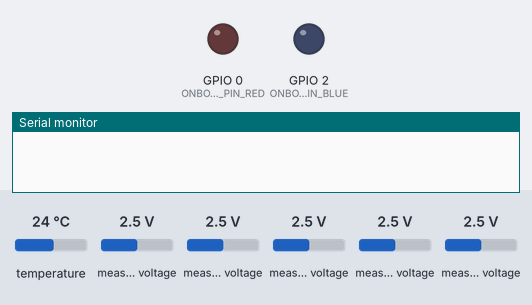
This sketch was run on a simulated ESP8266 (NodeMCU). Shown: output pins drawn as LEDs (lit = HIGH), the last lines printed to the serial monitor. Inputs (shaded band) come from the test bench; at power-on: measured voltage 2.5 V, temperature 24 °C. WiFi joins after 1.5 s; servers stay silent unless stated; uploads are accepted with an empty reply; the local clock reads 2024-03-15 10:24:30 at power-on unless the sketch sets it.

Above: at 0.0 s.
At 2.2 s:
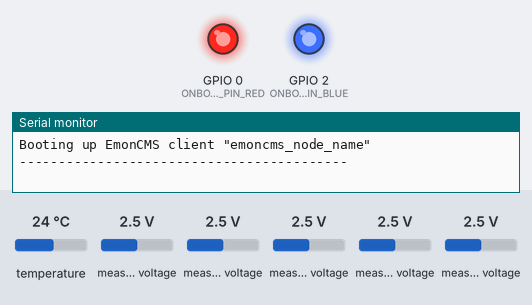
2.3 s: measured voltage (sensor 200) set to 0.1 V
4.0 s: measured voltage (sensor 202) set to 1.2 V
16.9 s: measured voltage (sensor 200) set to 2.5 V
Timing chart, 0 to 32.9 s (numbered marks = the images above; inputs shaded):
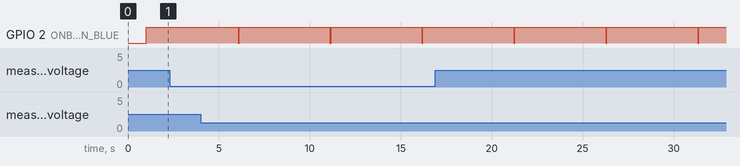

The sketch:

huzzah_esp8266_emoncms_ssl_mcp3008.ino
```cpp
#include <ESP8266WiFi.h>
#include <ESP8266WiFiMulti.h>
#include <WiFiClientSecure.h>
#include <time.h>
#include <sys/time.h>
#include <Adafruit_MCP3008.h>
#include <OneWire.h>
#include <DallasTemperature.h>
#include "EmonLib.h"

// Secrets
const char* ssid_1      = "wifi_1_ssid";
const char* password_1  = "wifi_1_pw";
const char* ssid_2      = "wifi_2_ssid";
const char* password_2  = "wifi_2_pw";
const char* ssid_3      = "wifi_3_ssid";
const char* password_3  = "wifi_3_pw";
const char fingerprint[] PROGMEM = "emoncms_fingerprint";
const char* node      = "emoncms_node_name";
const char* apikey    = "emoncms_api_key";

//const char* server    = "https://emoncms.org/input";
const char* server    = "emoncms.org";
const int httpsPort   = 443;

ESP8266WiFiMulti wifiMulti;
boolean connectioWasAlive = true;
boolean flash = true;

// Time settings
const char* ntpServer = "pool.ntp.org";
const long  gmtOffset_sec = 3600;
const int   daylightOffset_sec = 3600; // still hard coded Sommerzeit
time_t now;

// Hardware settings
#define ONBOARD_LED_PIN_RED      0
#define ONBOARD_LED_PIN_BLUE     2
#define TEMPERATURE_PIN          5    // Dallas DS18B20 digital temperature sensor (one wire protocol)
#define MCP_CS_PIN              16    // Chip select pin for the MCP3008
//#define CURRENT_GRID_IN_PIN   36    // UEETEK SCT-013-000 current sensor on ADC1 (0-100A:0-50mA)
//#define CURRENT_GRID_OUT_PIN  39    // UEETEK SCT-013-000 current sensor on ADC1 (0-100A:0-50mA)


// External 8-Channel 10-Bit A/D Converter
#define MCP_CHANNELS_USED        5
Adafruit_MCP3008 adc;
uint16_t adc_raw[8];

// ADC calibration (MCP3008, 10bit)
#define V_REF                  3.3                          // MCP3008 reference voltage
float V_BatteryCalibration  =  (V_REF/1024) * 10.0;         // Voltage divider 100K/10K (33V max, 1=32mV)
float V_SolarCalibration    =  (V_REF/1024) * (100.0/4.7);  // Voltage divider 100K/4K7 (70V max, 1=68mV)
float I_SolarCalibration    =  (V_REF/1024) * (1/0.045);    // ACS711EX Current Sensor 1A=45mV (73A max, 1=71mA)
float I_SolarOffset         =  -36.7;                       // Because ACS711EX quiescent output voltage is V_REF/2

// Create Emon Library instance
EnergyMonitor CGI;
EnergyMonitor CGO;
EnergyMonitor CS;

// Temperature sensor settings
OneWire oneWire(TEMPERATURE_PIN);     // oneWire instance to communicate with the DS18B20
DallasTemperature sensors(&oneWire);  // Pass oneWire reference to Dallas Temperature

// Timing and measurement settings
#define PUBLISHING_INTERVAL       5000  // milli seconds
#define MEASUREMENT_BUFFER_SIZE   100   // maximum count of readings between two publishings
uint8_t bufferPointer;
uint16_t measurementInterval = PUBLISHING_INTERVAL/MEASUREMENT_BUFFER_SIZE;   // milli seconds
unsigned long lastMeasurement;
unsigned long lastPublishing;

// Value Storage
unsigned long timestamp;            // UNIX timestamp

float I_GridIn_Buffer[MEASUREMENT_BUFFER_SIZE];
float I_GridOut_Buffer[MEASUREMENT_BUFFER_SIZE];
float V_Solar_Buffer[MEASUREMENT_BUFFER_SIZE];
float I_Solar_Buffer[MEASUREMENT_BUFFER_SIZE];
float V_Battery_Buffer[MEASUREMENT_BUFFER_SIZE];
float T_Battery_Buffer[MEASUREMENT_BUFFER_SIZE];

float V_GridIn       = 230.0;       // VAC
float I_GridIn;                     // IRMS
float P_GridIn;                     // Power

float V_GridOut      = 230.0;       // VAC
float I_GridOut;                    // IRMS
float P_GridOut;                    // Power

float V_Solar;                      // dc voltage (0-36,6V)
float I_Solar;                      // direct current (0-8,47A)
float P_Solar;                      // Power

float V_Battery;                    // DC (10-15VDC)
float T_Battery;                    // Temperature in °C


// Error handling
boolean error;

// ============================================================================================ //

void setup() {

  error = false;

  Serial.begin(115200);
  delay(1000);

  Serial.println();
  Serial.println("Booting up EmonCMS client \"" + String(node) + "\"");
  Serial.println("------------------------------------------");

  pinMode(ONBOARD_LED_PIN_RED, OUTPUT);
  pinMode(ONBOARD_LED_PIN_BLUE, OUTPUT);
  digitalWrite(ONBOARD_LED_PIN_RED, HIGH);
  digitalWrite(ONBOARD_LED_PIN_BLUE, HIGH);

//  CGI.current(CURRENT_GRID_IN_PIN, 111.1);
//  CGO.current(CURRENT_GRID_OUT_PIN, 111.1);
//  CS.current(CURRENT_SOLAR_PIN, 111.1);

  // prepare WIFI connection
  WiFi.hostname(node);
  wifiMulti.addAP(ssid_1, password_1);
  wifiMulti.addAP(ssid_2, password_2);
  //wifiMulti.addAP(ssid_3, password_3);

  // Initialize A/D Converter
  adc.begin(MCP_CS_PIN);

  // Initialize temperature sensor
  sensors.begin();

}

// ============================================================================================ //

void loop() {

//  if (error) {
//    ESP.restart();
//  }

  monitorWiFi();

  if (connectioWasAlive) {

    if (millis()-lastMeasurement >= measurementInterval) {

      digitalWrite(ONBOARD_LED_PIN_RED, LOW);

      //Serial.print(".");

      Serial.print("Sample rate (ms): " + String(millis()-lastMeasurement));

      // reset measurement timer
      lastMeasurement = millis();

      Serial.print("\n[" + String(bufferPointer) + "]\t");

      // Measurements
      for (int chan=0; chan<MCP_CHANNELS_USED; chan++) {
        adc_raw[chan] = adc.readADC(chan);
        Serial.print(adc_raw[chan]); Serial.print("\t");
      }

      double  V_BatteryRaw = adc_raw[0];  // MCP8003 CH0
      V_Battery_Buffer[bufferPointer] = V_BatteryRaw * V_BatteryCalibration;
      //Serial.println("\nV_BatteryRaw * V_BatteryCalibration: " + String(V_BatteryRaw) + " * " + String(V_BatteryCalibration));
      //Serial.println(V_REF*adc_raw[0]/1024);
      //Serial.println("V_Battery_Buffer[" + String(bufferPointer) + "]: " + String(V_Battery_Buffer[bufferPointer]));

      double  V_SolarRaw = adc_raw[3];    // MCP8003 CH1
      V_Solar_Buffer[bufferPointer]   = V_SolarRaw * V_SolarCalibration;
      Serial.println("V_SolarRaw: " + String(V_SolarRaw));
      Serial.println("V_Solar_Buffer[" + String(bufferPointer) + "]: " + String(V_Solar_Buffer[bufferPointer]));

      double  I_SolarRaw = adc_raw[2];    // MCP8003 CH2
      I_Solar_Buffer[bufferPointer]   = I_SolarRaw * I_SolarCalibration + I_SolarOffset;
      //Serial.println("I_Solar_Buffer[" + String(bufferPointer) + "]: " + String(I_Solar_Buffer[bufferPointer]));

      //I_GridIn_Buffer[bufferPointer]  = adc1_get_raw(ADC1_CHANNEL_0);
      //I_GridIn_Buffer[bufferPointer]  = CGI.calcIrms(1480);
      //Serial.println("I_GridIn_Buffer[" + String(bufferPointer) + "]: " + String(I_GridIn_Buffer[bufferPointer]));

      //I_GridOut_Buffer[bufferPointer] = CGO.calcIrms(1480);
      //Serial.println("I_GridOut_Buffer[" + String(bufferPointer) + "]: " + String(I_GridOut_Buffer[bufferPointer]));

      bufferPointer++;

      digitalWrite(ONBOARD_LED_PIN_RED, HIGH);

      if (millis()-lastPublishing >= PUBLISHING_INTERVAL) {

        //Serial.println("[" + String(bufferPointer) + " Readings]");

        Serial.println("\n------- START PUBLISHING -------");
        Serial.println("millis()-lastPublishing: " + String(millis()-lastPublishing));

        // reset measurement timer
        lastPublishing = millis();

        //Serial.println("measurementInterval: " + String(measurementInterval));


        if ((WiFi.status() == WL_CONNECTED)) { //Check the current connection status

          digitalWrite(ONBOARD_LED_PIN_RED, HIGH);

          // read temperature sensor value
          sensors.requestTemperatures();
          T_Battery = sensors.getTempCByIndex(0);

          // calculate mean of sensor readings
          V_Battery = 0;
          V_Solar   = 0;
          I_Solar   = 0;
          I_GridIn  = 0;
          I_GridOut = 0;
          for (uint8_t i=0; i<bufferPointer; i++){
            V_Battery += V_Battery_Buffer[i];
            V_Solar   += V_Solar_Buffer[i];
            I_Solar   += I_Solar_Buffer[i];
            I_GridIn  += I_GridIn_Buffer[i];
            I_GridOut += I_GridOut_Buffer[i];
          }
          V_Battery /= bufferPointer;
          V_Solar   /= bufferPointer;
          I_Solar   /= bufferPointer;
          I_GridIn  /= bufferPointer;
          I_GridOut /= bufferPointer;

          P_GridIn  = I_GridIn * V_GridIn;
          P_GridOut = I_GridOut * V_GridOut;


          // read current UTC time and store in UNIX format (POSIX)
          time(&now);
          timestamp = now;

          Serial.println();
          Serial.println();
          Serial.print("UTC Time:  " + String(ctime(&now)));
          Serial.println("UNIX time: " + String(timestamp));
          Serial.println();
          Serial.println("V_GridIn: " + String(V_GridIn));
          Serial.println("I_GridIn: " + String(I_GridIn));
          Serial.println("P_GridIn: " + String(P_GridIn));
          Serial.println();
          Serial.println("V_GridOut: " + String(V_GridOut));
          Serial.println("I_GridOut: " + String(I_GridOut));
          Serial.println("P_GridOut: " + String(P_GridOut));
          Serial.println();
          Serial.println("V_Solar: " + String(V_Solar));
          Serial.println("I_Solar: " + String(I_Solar));
          Serial.println("P_Solar: " + String(P_Solar));
          Serial.println();
          Serial.println("V_Battery: " + String(V_Battery));
          Serial.println("T_Battery: "  + String(T_Battery));
          Serial.println();

          // build up json url
          //String url = String(server) + "/input/post?time=" + String(timestamp) + "&node=" + String(node) + "&fulljson={";
          String url = "/input/post?time=" + String(timestamp) + "&node=" + String(node) + "&fulljson={";
          url = url + "\"I_GridIn\":"  + I_GridIn  + ",";
          url = url + "\"I_GridOut\":" + I_GridOut + ",";
          url = url + "\"I_Solar\":"   + I_Solar   + ",";
          url = url + "\"V_Solar\":"   + V_Solar   + ",";
          url = url + "\"V_Battery\":" + V_Battery + ",";
          url = url + "\"P_GridIn\":"  + P_GridIn  + ",";
          url = url + "\"P_GridOut\":" + P_GridOut + ",";
          url = url + "\"T_Battery\":"  + T_Battery   + "}";
          url = url + "&apikey="          + String(apikey);


          // Use WiFiClientSecure class to create TLS connection
          WiFiClientSecure client;
          client.setFingerprint(fingerprint);

          monitorWiFi();
          Serial.print("Connecting to " + String(server) + "... ");
          if (!client.connect(server, httpsPort)) {
            Serial.println("failed");
            digitalWrite(ONBOARD_LED_PIN_RED, LOW);
            error = true;
            return;
          } else Serial.println("OK");

          Serial.println(String("GET ") + url);
          //Make the request
          digitalWrite(ONBOARD_LED_PIN_BLUE, LOW);
          client.print(String("GET ") + url + " HTTP/1.1\r\n" +
                 "Host: " + server + "\r\n" +
                 "User-Agent: BuildFailureDetectorESP8266\r\n" +
                 "Connection: close\r\n\r\n");

          String line = client.readStringUntil('\n');
          if (line.lastIndexOf("OK") != -1) {
            Serial.print("Publishing on emoncms.org successfull!");
          } else {
            Serial.print("Publishing on emoncms.org has failed");
            digitalWrite(ONBOARD_LED_PIN_RED, LOW);
            error = true;
          }
          Serial.println(" (" + line + ")");
        }
         digitalWrite(ONBOARD_LED_PIN_BLUE, HIGH);

        // reset buffer pointer
        bufferPointer = 0;

        Serial.println("------- END PUBLISHING -------");

      } // end publishinginterval

    } // end measurement interval

  } // end connectioWasAlive = true
}

void monitorWiFi() {
  // wenn WiFi-Verbindung nicht steht
  if (wifiMulti.run() != WL_CONNECTED) {
    if (connectioWasAlive == true) {
      connectioWasAlive = false;
      Serial.println();
      Serial.println();
      Serial.print("Looking for WiFi ");
    }
    digitalWrite(ONBOARD_LED_PIN_RED, !flash);
    Serial.print(".");
    delay(500);
    flash = !flash;
  }
  // wenn ansonsten WiFi-Verbindung gerade neu etabliert wurde
  // dann Zeit neu synchronisieren
  else if (connectioWasAlive == false) {
    connectioWasAlive = true;
    Serial.printf(" connected to %s\n", WiFi.SSID().c_str());

    Serial.print("IP address: ");
    Serial.println(WiFi.localIP());

    //init and get the time
    Serial.print("Get current time from " + String(ntpServer) + " ... ");
    configTime(0, 0, ntpServer);
    delay(100);
    time(&now);
    Serial.print(ctime(&now));

    // reset publishing and measurement timer and buffer pointer
    Serial.println("Going to send data every " + String(PUBLISHING_INTERVAL) + " milli seconds to " + String(server));
    lastPublishing = millis();
    lastMeasurement = millis();
    bufferPointer = 0;

  }
}
```

Measured:
- by itself, GPIO 2 (ONBOARD_LED_PIN_BLUE): alternates HIGH for 5.0 s and LOW for 0.06 s
